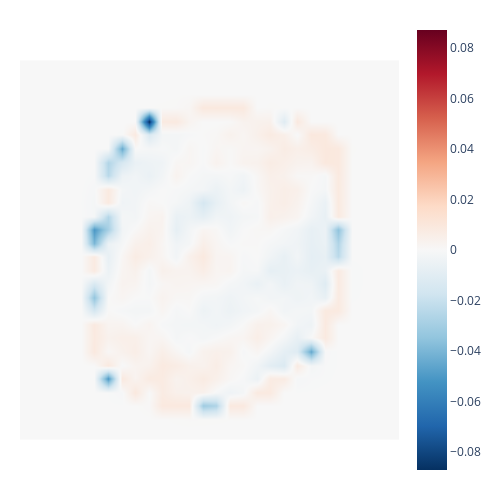

Notebook code cell kept with this figure:
### Markdown cell above
Then we can explain the model performance with `ethik`. Because of `sklearn.metrics.accuracy_score()` API, we need to convert the prediction vectors into their corresponding label:

### Code cell
from sklearn import metrics

explainer.plot_performance(
    X_test=x_test,
    y_test=y_test.argmax(axis=1),
    y_pred=y_pred.argmax(axis=1),
    metric=metrics.accuracy_score
)

### Figure 1 — Plotly figure (JSON) as saved in the notebook; plotly's stock layout.template omitted (floating-point values rounded to 4 significant figures; data arrays with more than 128 entries replaced by an {"elided": "..."} marker saying what was removed)
{"data": [{"colorscale": [[0, "rgb(103,0,31)"], [0.1, "rgb(178,24,43)"], [0.2, "rgb(214,96,77)"], [0.3, "rgb(244,165,130)"], [0.4, "rgb(253,219,199)"], [0.5, "rgb(247,247,247)"], [0.6, "rgb(209,229,240)"], [0.7, "rgb(146,197,222)"], [0.8, "rgb(67,147,195)"], [0.9, "rgb(33,102,172)"], [1, "rgb(5,48,97)"]], "hoverinfo": "x+y+z", "reversescale": true, "showscale": true, "type": "heatmap", "x": [0, 1, 2, 3, 4, 5, 6, 7, 8, 9, 10, 11, 12, 13, 14, 15, 16, 17, 18, 19, 20, 21, 22, 23, 24, 25, 26, 27], "y": [0, 1, 2, 3, 4, 5, 6, 7, 8, 9, 10, 11, 12, 13, 14, 15, 16, 17, 18, 19, 20, 21, 22, 23, 24, 25, 26, 27], "z": {"elided": "28x28 float values"}, "zmax": 0.08718, "zmin": -0.08718, "zsmooth": "best"}], "layout": {"height": 500, "margin": {"b": 20, "l": 20, "t": 20}, "plot_bgcolor": "white", "width": 500, "xaxis": {"visible": false}, "yaxis": {"scaleanchor": "x", "scaleratio": 1, "visible": false}}}
